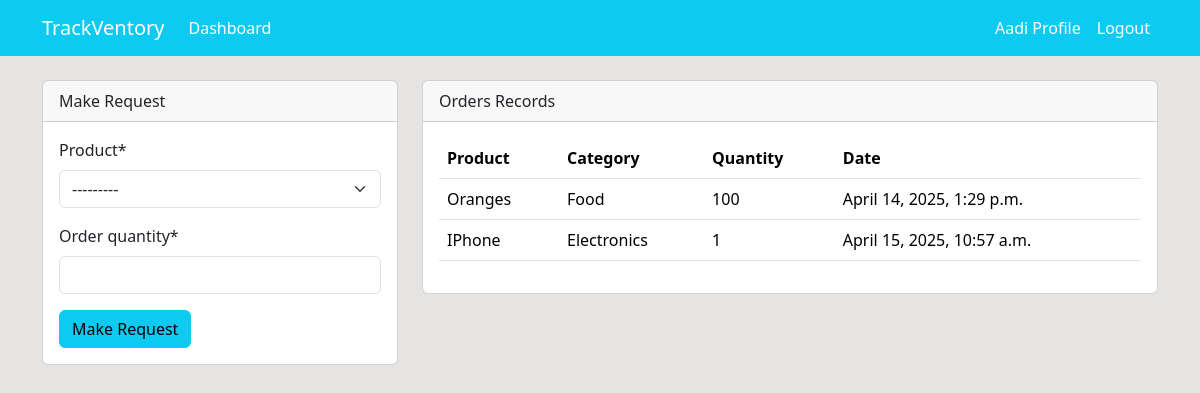
The page /dashboard/ (signed in) on the database its author committed.
### dashboard/models.py (models this page shows, shortened)
class Order(models.Model):
    product=models.ForeignKey(Product,on_delete=models.CASCADE,null=True)
    staff=models.ForeignKey(User,models.CASCADE,null=True)
    order_quantity=models.PositiveIntegerField(null=True)
    date=models.DateTimeField(auto_now_add=True)
    class Meta:
        verbose_name_plural='Order'

class Product(models.Model):
    name=models.CharField(max_length=100,null=True)
    category=models.CharField(max_length=20, choices=CATEGORY,null=True)
    quantity=models.PositiveIntegerField(null=True)
    class Meta:
        verbose_name_plural='Product'
    def __str__(self):
        return f"{self.name}-{self.quantity}"

### dashboard/views.py (the view)
# urls.py: path('dashboard/',views.index,name='dashboard-index'),
@login_required
def index(request):
    orders=Order.objects.all()
    product=Product.objects.all()
    orders_count=orders.count()
    workers_count=User.objects.all().count
    products_count=product.count()
    if request.method=='POST':
        form =OrderForm(request.POST)
        if form.is_valid():
            instance =form.save(commit=False)
            instance.staff=request.user
            instance.save()
            return redirect('dashboard-index')
    else:
        form=OrderForm()
    context={
        'orders':orders,
        'form':form,
        'product':product,
        'workers_count':workers_count,
        'products_count':products_count,
        'orders_count':orders_count,
    }
    return render(request,'dashboard/index.html',context)

### dashboard/forms.py
class OrderForm(forms.ModelForm):
    class Meta:
        model=Order
        fields=['product','order_quantity']

### templates/dashboard/index.html (shortened to what this page needs)
{% extends 'partials/base.html' %}
{% block content %}
{% if user.is_authenticated and user.is_staff and user.is_superuser %}
{% include 'partials/topnav.html' %}
<div class="container">
    <div class="row my-5">
        <div class="col-md-6">
            <div class="bg-white">
                <canvas id="myChart1" width="400" height="300"></canvas>
                <script>
                    var ctx = document.getElementById('myChart1').getContext('2d');
                    var myChart = new Chart(ctx, {
                        type: 'pie',
                        data: {
                            labels: [{% for orders in orders %}'{{ orders.product.name }}'{% if not forloop.last %}, {% endif %}{% endfor %}],
                            datasets: [{
                                label: 'Orders',
                                data: [{% for orders in orders %}{{ orders.order_quantity }}{% if not forloop.last %}, {% endif %}{% endfor %}],
                                backgroundColor: [
                                    'rgba(255, 99, 132, 1)',
                                    'rgba(124, 162, 235, 1)',
                                    'rgba(255, 206, 86, 1)',
                                    'rgba(75, 192, 192, 1)',
                                    'rgba(153, 102, 255, 1)',
                                    'rgba(251, 159, 64, 1)',
                                    'rgba(105, 99, 13, 1)',
                                    'rgba(54, 162, 215, 1)',
                                    'rgba(255, 206, 86, 1)',
                                    'rgba(225, 122, 92, 1)',
                                    'rgba(153, 102, 55, 1)',
                                    'rgba(255, 159, 64, 1)'
                                ],
                                borderColor: [
                                    'rgba(255, 99, 132, 1)',
                                    'rgba(124, 162, 235, 1)',
                                    'rgba(255, 206, 86, 1)',
                                    'rgba(75, 192, 192, 1)',
                                    'rgba(153, 102, 255, 1)',
                                    'rgba(251, 159, 64, 1)',
                                    'rgba(105, 99, 13, 1)',
                                    'rgba(54, 162, 215, 1)',
                                    'rgba(255, 206, 86, 1)',
                                    'rgba(225, 122, 92, 1)',
                                    'rgba(153, 102, 55, 1)',
                                    'rgba(255, 159, 64, 1)'
                                ],
                                borderWidth: 2
                            }]
                        },
                        options: {
                            responsive: true,
                            plugins: {
                                legend: {
                                    position: 'top',
                                },
                                tooltip: {
                                    callbacks: {
                                        label: function(context) {
                                            return `${context.label}: ${context.parsed}`;
                                        }
                                    }
                                }
                            }
                        }
                    });
                </script>
            </div>
        </div>
        <div class="col-md-6">
            <div class="bg-white">
                <canvas id="productsChart" width="400" height="300"></canvas>
                <script>
                    var ctxProducts = document.getElementById('productsChart').getContext('2d');
                    var productsChart = new Chart(ctxProducts, {
                        type: 'bar',
                        data: {
                            labels: [{% for product in product %}'{{ product.name }}',{% endfor %}],
                    datasets: [{
                        label: 'Products',
                        data: [{% for product in product %}{{ product.quantity }}, {% endfor %}],
                        backgroundColor: [
                            'rgba(255, 99, 132, 1)',
                            'rgba(124, 162, 235, 1)',
                            'rgba(255, 206, 86, 1)',
                            'rgba(75, 192, 192, 1)',
                            'rgba(153, 102, 255, 1)',
                            'rgba(251, 159, 64, 1)',
                            'rgba(105, 99, 13, 1)',
                            'rgba(54, 162, 215, 1)',
                            'rgba(255, 206, 86, 1)',
                            'rgba(225, 122, 92, 1)',
                            'rgba(153, 102, 55, 1)',
                            'rgba(255, 159, 64, 1)',
                        ],
                            borderColor: [
                                'rgba(255, 99, 132, 1)',
                                'rgba(124, 162, 235, 1)',
                                'rgba(255, 206, 86, 1)',
                                'rgba(75, 192, 192, 1)',
                                'rgba(153, 102, 255, 1)',
                                'rgba(251, 159, 64, 1)',
                                'rgba(105, 99, 13, 1)',
                                'rgba(54, 162, 215, 1)',
                                'rgba(255, 206, 86, 1)',
                                'rgba(225, 122, 92, 1)',
                                'rgba(153, 102, 55, 1)',
                                'rgba(255, 159, 64, 1)',
                            ],
                                borderWidth: 1
                            }]
                        },
                    options: {
                        scales: {
                            y: {
                                beginAtZero: true
                            }
                        }
                    }
                    });
                </script>
            </div>
        </div>
    </div>
</div>
{% else %}
{% include 'dashboard/staff_index.html'%}
{% endif%}
{% endblock %}

### templates/partials/nav.html (shortened to what this page needs)
<nav class="navbar navbar-expand-lg navbar-info bg-info">
    <div class="container d-flex justify-content-between align-items-center">
        <a class="navbar-brand text-white font-weight-bold" href="{% url 'dashboard-index' %}">TrackVentory</a>
        {% if user.is_authenticated %}
        <ul class="navbar-nav mr-auto">
            <li class="nav-item">
                <a class="nav-link text-white" href="{% url 'dashboard-index' %}">Dashboard</a>
            </li>
        </ul>
        <div class="collapse navbar-collapse justify-content-end" id="navbarContent">
            <ul class="navbar-nav d-flex align-items-center">
                <li class="nav-item">
                    <a class="nav-link text-white" href="{% url 'user-profile' %}">{{ user.username }} Profile</a>
                </li>
                <li class="nav-item">
                    <a class="nav-link text-white" href="#"
                        onclick="event.preventDefault(); document.getElementById('logout-form').submit();">Logout</a>
                </li>
            </ul>
        </div>
        {% endif %}
    </div>
</nav>

### templates/dashboard/staff_index.html (shortened to what this page needs)
{% load crispy_forms_tags %}
<div class="container">
    <div class="row mt-4">
        <div class="col-md-4">
            <div class="card">
                <div class="card-header">
                    Make Request
                </div>
                <div class="card-body">
                    <form method="POST">
                        {{form|crispy}}
                        <input class="btn btn-info btn-block" type="submit" value="Make Request">
                    </form>
                </div>
            </div>
        </div>
        <div class="col-md-8">
            <div class="card">
                <div class="card-header">
                    Orders Records
                </div>
                <div class="card-body">
                    <table class="table bg-white">
                        <thead class="bg-info text-white">
                            <tr>
                                <th scope="col">Product</th>
                                <th scope="col">Category</th>
                                <th scope="col">Quantity</th>
                                <th scope="col">Date</th>
                            </tr>
                        </thead>
                        <tbody>
                            {%for order in orders%}
                            {% if order.staff == user %}
                            <tr>
                                <td>{{order.product.name}}</td>
                                <td>{{order.product.category}}</td>
                                <td>{{order.order_quantity}}</td>
                                <td>{{order.date}}</td>
                            </tr>
                            {% endif %}
                            {% endfor %}
                        </tbody>
                    </table>
                </div>
            </div>
        </div>
    </div>
</div>

### static/style.css (style rules this page uses)
body { background: rgb(230, 227, 227); }

### rows shown on the page
Order: product.name "Oranges", product.category "Food", order_quantity "100", date "April 14, 2025, 1:29 p.m."
Order: product.name "IPhone", product.category "Electronics", order_quantity "1", date "April 15, 2025, 10:57 a.m."

### other values the page prints
{{ user.username }} "Aadi"
